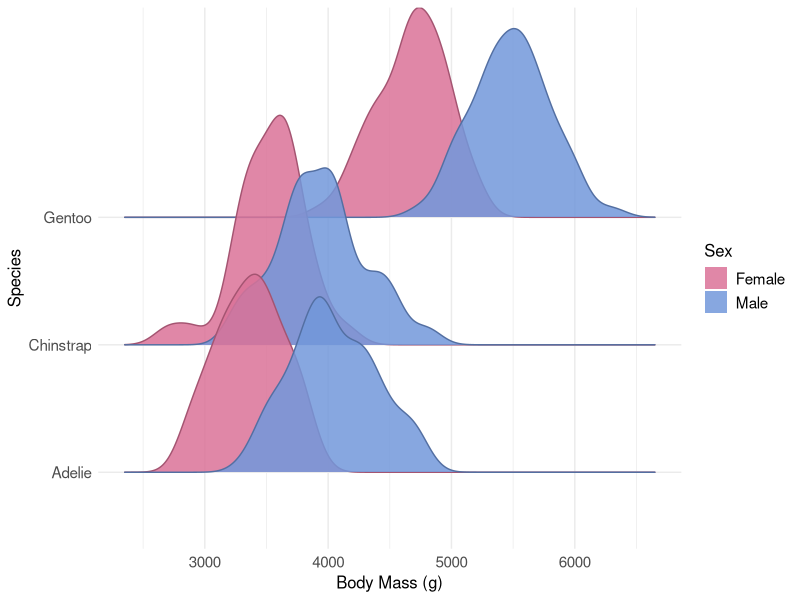
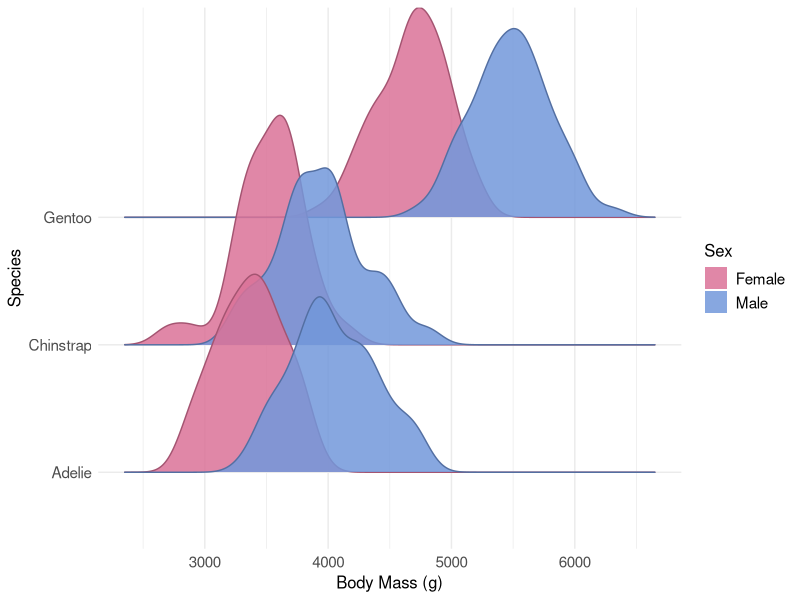

Write the R code that produced these figures, in order.
## ---- chunk 1
library(here) # will use this to save my figure in my designated Output folder for week 3
library(palmerpenguins) # this library contains the data we will be using to create a plot
library(tidyverse)
library(ggridges) # this library is for making ridgeline plots
library(ggthemes) # this library contains different themes we can use for our plot (choose from https://yutannihilation.github.io/allYourFigureAreBelongToUs/ggthemes/ )
## ---- chunk 2
view(penguins) # this will open the data in a different tab
## ---- chunk 3
penguins %>% filter(!is.na(sex)) %>% # decided to filter out the penguins for which sex wasn't recorded
  ggplot(aes(x = body_mass_g, y = species, fill = sex, color = sex)) + # using fill AND color because I also want to change the color of the outline
  geom_density_ridges(alpha = 0.85) + # this is the geom for the density ridges - alpha makes them a bit transparent so I can see overlapping ridges
  labs(x = "Body Mass (g)", # setting all the axis and legend titles
       y = "Species",
       fill = "Sex") +
  scale_fill_manual(labels = c("Female", "Male"), values = c("#DA7297", "#7297da")) + # first part sets the labels to Female and Male (bc they were all lowercase in original data), second part sets the colors for each label (order of labels and hex codes matters!!)
  scale_color_manual(values = c("#a45471", "#536fa2")) + # I want the outline of the ridges to be a color slightly darker than the fill color (instead of default black)
  guides(fill = guide_legend(override.aes = list(linetype = 0)), #gets rid of black contour line in the fill legend squares
         color= FALSE) + # I had "color" in aes so I could change the outline color manually, but I don't want a second legend for it because it's the same as the fill legend (by sex) so this removes the "color" legend
  
  theme_minimal() + # the theme I chose (white background, only grid lines)
  theme(axis.title = element_text(size = 12), # manually making all the text bigger than the default size for the theme
        axis.text = element_text(size = 11),
        legend.title = element_text(size = 12),
        legend.text = element_text(size = 11))


ggsave(here("Week3", "Output", "penguins.jpeg"), width = 7, height = 5)
